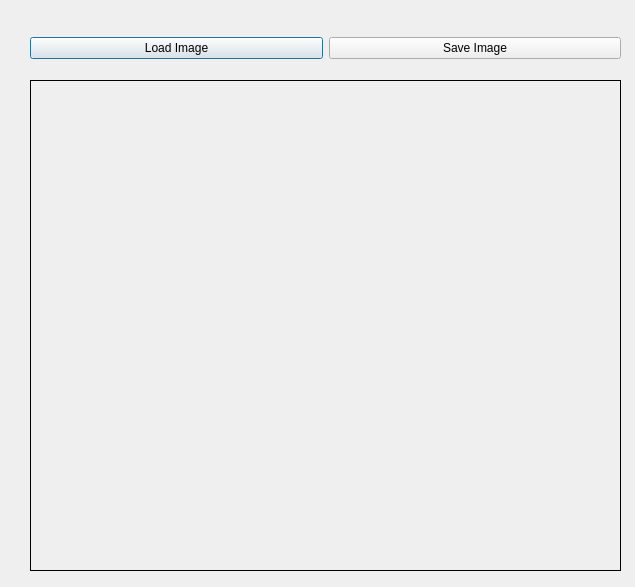
<?xml version="1.0" encoding="UTF-8"?>
<ui version="4.0">
 <class>Dialog</class>
 <widget class="QDialog" name="Dialog">
  <property name="geometry">
   <rect>
    <x>0</x>
    <y>0</y>
    <width>635</width>
    <height>587</height>
   </rect>
  </property>
  <property name="windowTitle">
   <string>Dialog</string>
  </property>
  <widget class="QLabel" name="imgLabel">
   <property name="geometry">
    <rect>
     <x>30</x>
     <y>80</y>
     <width>591</width>
     <height>491</height>
    </rect>
   </property>
   <property name="frameShape">
    <enum>QFrame::Box</enum>
   </property>
   <property name="text">
    <string/>
   </property>
  </widget>
  <widget class="QWidget" name="">
   <property name="geometry">
    <rect>
     <x>30</x>
     <y>30</y>
     <width>591</width>
     <height>36</height>
    </rect>
   </property>
   <layout class="QHBoxLayout" name="horizontalLayout">
    <item>
     <widget class="QPushButton" name="loadButton">
      <property name="text">
       <string>Load Image</string>
      </property>
     </widget>
    </item>
    <item>
     <widget class="QPushButton" name="saveButton">
      <property name="text">
       <string>Save Image</string>
      </property>
     </widget>
    </item>
   </layout>
  </widget>
 </widget>
 <resources/>
 <connections/>
</ui>
